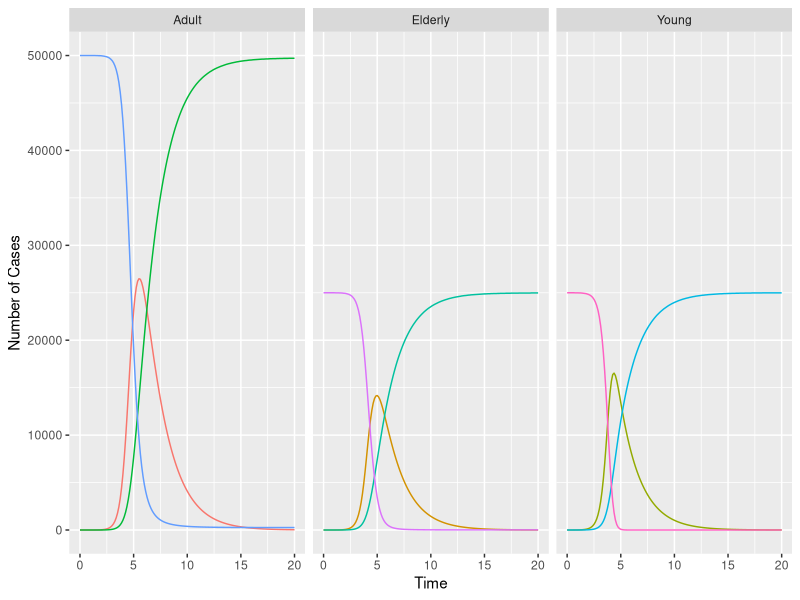
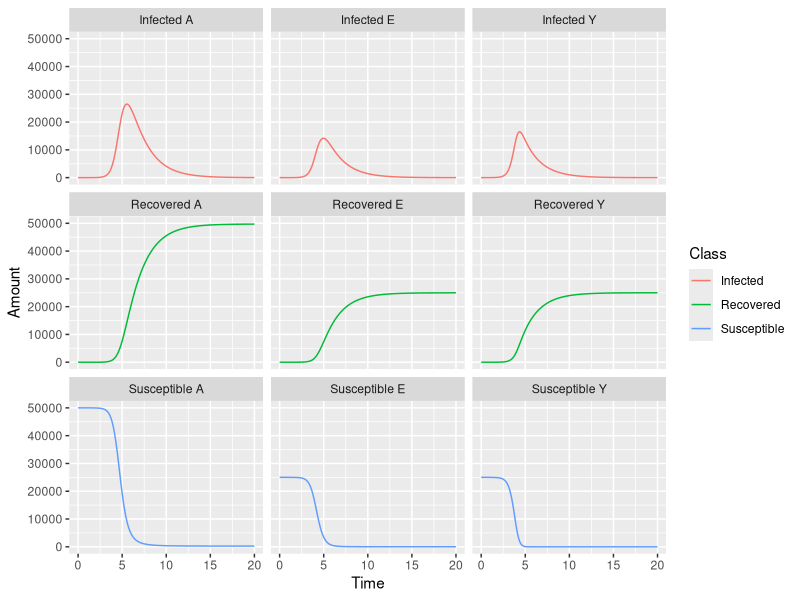
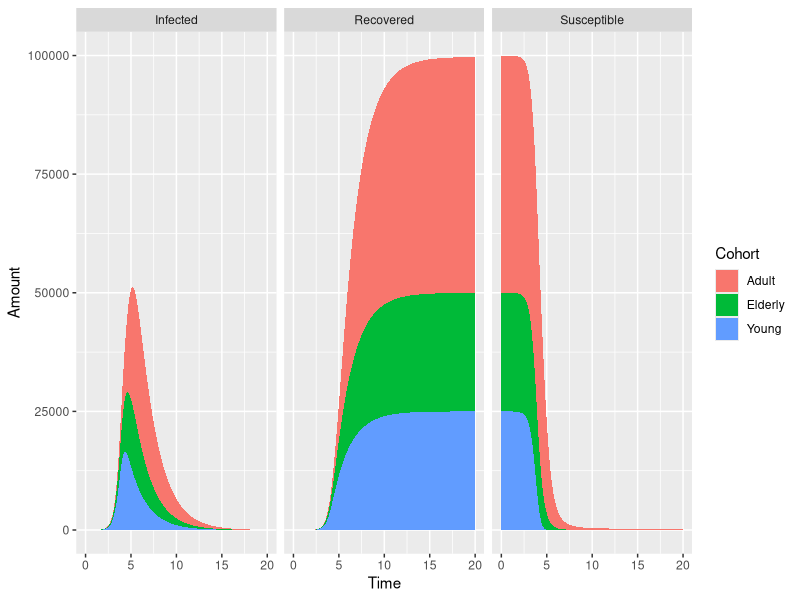

Generate these figures, in order, with R:
library(tidyverse)

res <- read_csv("tidyverse/sdr_paper1/data/SimulationOutput.csv")

colnames(res)

# Selecting specific variables (stocks)

out <- res %>% 
         select(Time,starts_with("Susceptible"),
                     starts_with("Infected"),
                     starts_with("Recovered"))


out_td <- out %>% gather(key=Variable,value = Amount,`Susceptible A`:`Recovered Y`)

new_td <- out_td %>% 
           mutate(Cohort=case_when(
                   grepl("A$",Variable) ~ "Adult", 
                   grepl("E$",Variable) ~ "Elderly", 
                   grepl("Y$",Variable) ~ "Young"),
                  Class=case_when(
                   grepl("^S",Variable) ~ "Susceptible", 
                   grepl("^I",Variable) ~ "Infected", 
                   grepl("^R",Variable) ~ "Recovered"))


ggplot(new_td) + geom_path(aes(x=Time,y=Amount,colour=Variable))+
  ylab("Number of Cases")+
  facet_wrap(~Cohort)+guides(colour=F)

ggplot(new_td) + geom_line(aes(x=Time,y=Amount,colour=Class))+
  facet_wrap(~Variable)

ggplot(new_td) + geom_area(aes(x=Time,y=Amount,fill=Cohort))+
  facet_wrap(~Class)

peaks <- new_td %>% filter(Class=="Infected") %>% 
                    group_by(Variable) %>% 
                    summarise(MaxInfected=max(Amount),
                              TimeMaxInfected=Time[which.max(Amount)])

agg <- new_td %>% group_by(Time,Class) %>%
         summarise(Total=sum(Amount))

slice(agg,1:6)

fig.4 <- ggplot(agg,aes(x=Time,y=Total,colour=Class, shape=Class)) + geom_point() +geom_line()

#fig.4.bw <- ggplot(agg,aes(x=Time,y=Total,shape=Class)) + geom_point() +
#            geom_line()+scale_fill_grey()

#ggsave("Figure_4.eps",dpi=600,plot = fig.4)
#ggsave("Figure_4_bw.eps",dpi=600,plot = fig.4.bw)





